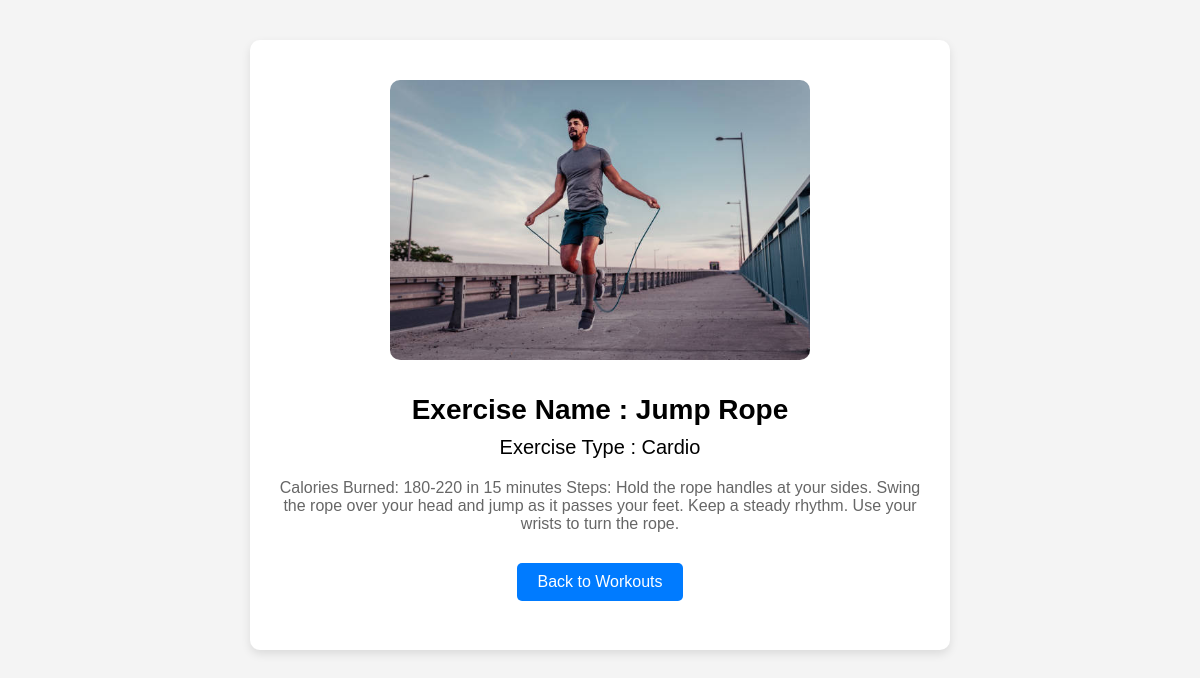
The page /workout/3/ on the database its author committed.
### fitness/models.py (models this page shows, shortened)
class Workout(models.Model):
    name = models.CharField(max_length=100)
    workout_type = models.CharField(max_length=50)
    image = models.ImageField(upload_to='workout_images/')
    description = models.TextField()

### fitness/views.py (the view)
# urls.py: path('workout/<int:workout_id>/', views.workout_detail_view, name='workout_detail'),
def workout_detail_view(request, workout_id):
    try:
        workout = Workout.objects.get(id=workout_id)
    except Workout.DoesNotExist:
        return render(request, 'workout_not_found.html')
    context = {
        'workout': workout,
    }
    return render(request, 'workout_detail.html', context)

### templates/workout_detail.html (shortened to what this page needs)
<!DOCTYPE html>
<html lang="en">
<head>
</head>
<body>
    <div class="workout-detail-container">
        <img src="{{ workout.image.url }}" alt="{{ workout.name }}">
        <h2>Exercise Name : {{ workout.name }}</h2>
        <p class="workout-type">Exercise Type : {{ workout.workout_type }}</p>
        <p class="description">{{ workout.description }}</p>
        <a href="{% url 'workout_view' %}" class="back-button">Back to Workouts</a>
    </div>
</body>
</html>

### templates/workout_detail.html (style rules this page uses)
body { font-family: Arial, sans-serif; background-color: #f4f4f4; margin: 0; padding: 0; display: flex; justify-content: center; height: 600px; }
.workout-detail-container { margin-top: 40px; height: 95%; width: 55%; background-color: #fff; padding: 20px; border-radius: 10px; box-shadow: 0 4px 10px rgba(0, 0, 0, 0.1); text-align: center; }
.workout-detail-container img { width: 420px; border-radius: 10px; margin-top: 20px; margin-bottom: 20px; }
.workout-detail-container h2 { margin: 10px 0; font-size: 28px; color: #000000; }
.workout-detail-container p { margin: 10px 0; font-size: 18px; color: #555; }
.workout-detail-container .workout-type { font-size: 20px; color: #000000; margin-bottom: 20px; }
.workout-detail-container .description { font-size: 16px; color: #666; text-align: center; }
.back-button { display: inline-block; margin-top: 20px; margin-bottom: 20px; padding: 10px 20px; font-size: 16px; color: #fff; background-color: #007bff; border: none; border-radius: 5px; cursor: pointer; text-decoration: none; transition: background-color 0.3s ease, box-shadow 0.3s ease; }

### rows shown on the page
Workout: image (picture), name "Jump Rope", workout_type "Cardio", description "Calories Burned: 180-220 in 15 minutes Steps: Hold the rope handles at your sides. Swing the rope over your head and jump as it passes your feet. Keep a steady rhythm. Use your wrists to turn the rope."
